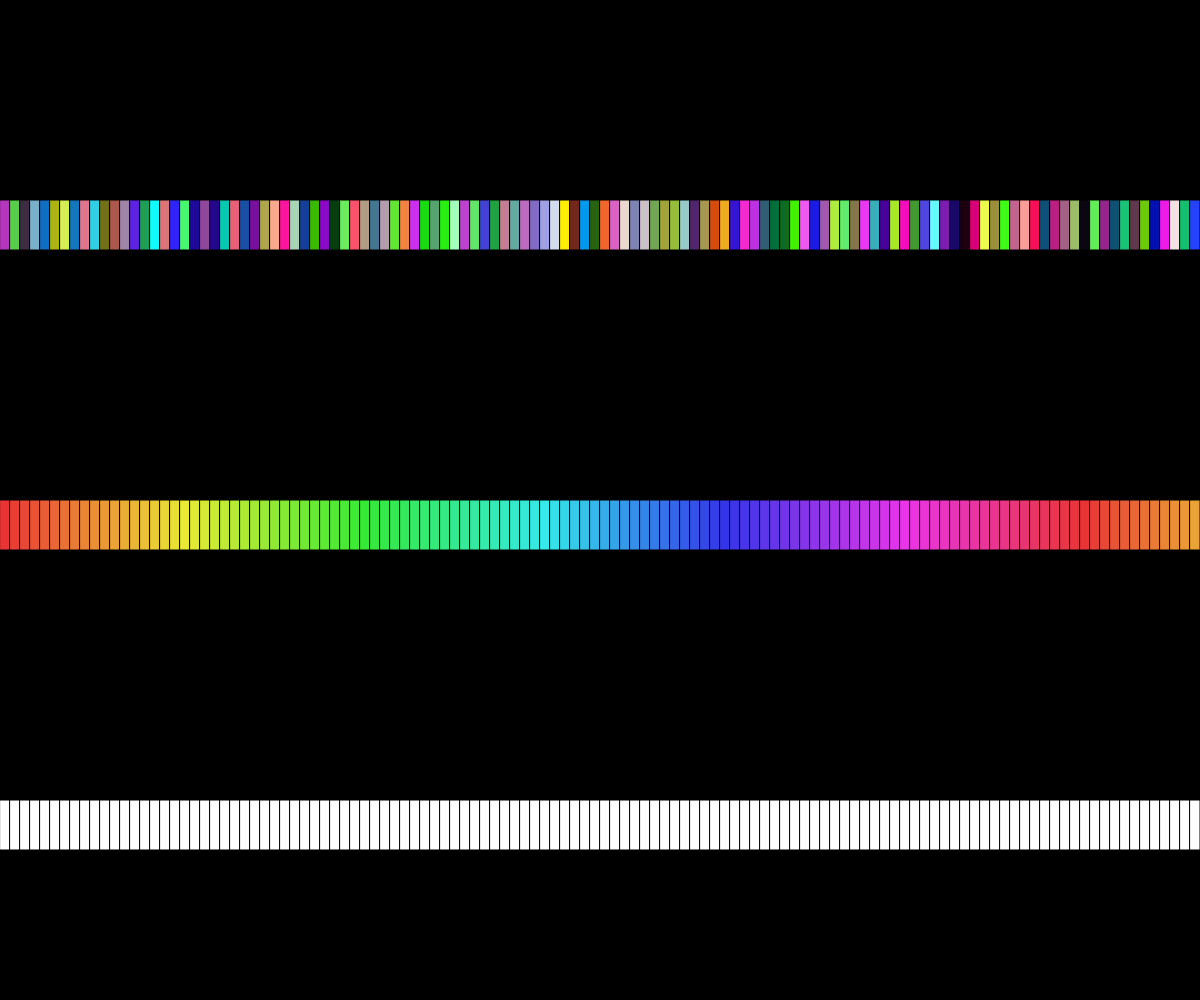
Frame 1 (no input)
Frame 60 (no input): identical to frame 1, image omitted
Frame 120 (the mouse pressed at the canvas centre since frame 60): identical to frame 1, image omitted

The p5.js sketch that drew this single still picture (run headless with seeded random() and noise() and a simulated clock; from frame 60 on, the mouse is pressed at the canvas centre):

// p5.js sketch
// ── sketch.js
// Project Title
// Your Name
// Date
//
// Extra for Experts:
// - describe what you did to take this project "above and beyond"

let rectWidth = 10;
let rectHeight = 50;
let colors = ["33314C", "5F6D7D", "787B82", "98888A", "A68788"];

function setup() {
  createCanvas(windowWidth, windowHeight);
  background(0);
  drawRowRGB(height * 0.2);

  drawRowHSB(height / 2);

  drawRowCustom(height * 0.8);
}

function drawRowHSB(yPos){
  colorMode(HSB, 360);
  for (let x = 0; x < width; x += rectWidth){
    //fill is going to be the hue, the saturation, and the brightness
    fill(x/3 % 360, 280, 330);
    rect(x, yPos, rectWidth, rectHeight);
  }

}

function drawRowRGB(yPos){
  colorMode(RGB);
  for (let x = 0; x < width; x += rectWidth){
    fill(random(255), random(255), random(255));
    rect(x, yPos, rectWidth, rectHeight);
  }
}

function drawRowCustom(yPos){
  colorMode(RGB);
  let counter = 0;
  for (let x = 0; x < width; x += rectWidth){
    fill(colors[counter % 3]);
    rect(x, yPos, rectWidth, rectHeight);
    counter ++;
  }
}

function draw() {
}
